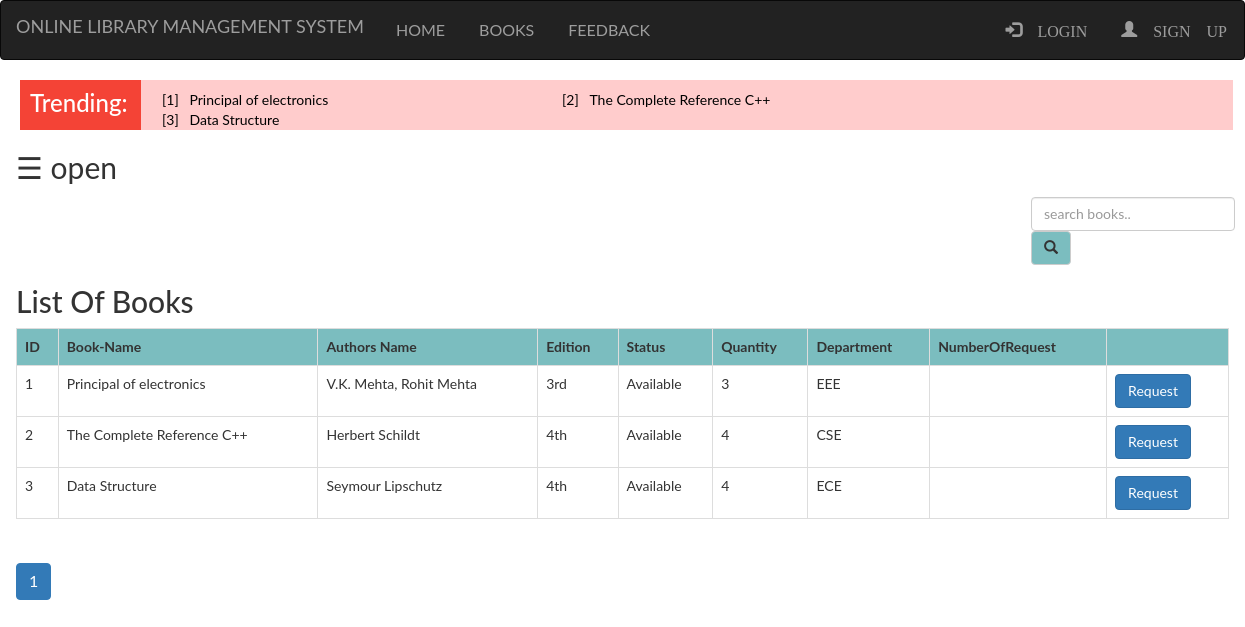
/books.php, run on an earlier commit of the app's database.
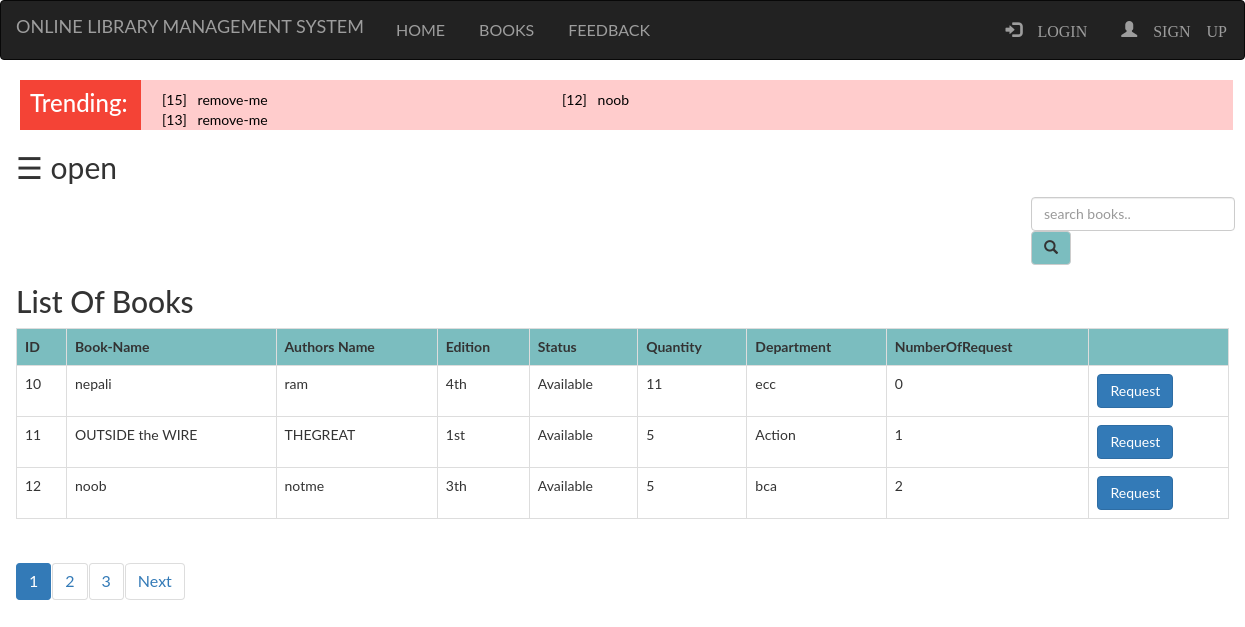
And on a later commit of the database.
### tables this page shows
CREATE TABLE `books` (
  `bid` int(100) NOT NULL,
  `name` varchar(100) NOT NULL,
  `authors` varchar(100) NOT NULL,
  `edition` varchar(100) NOT NULL,
  `status` varchar(100) NOT NULL,
  `quantity` int(100) NOT NULL,
  `department` varchar(100) NOT NULL,
  `bcount` int(100) NOT NULL
);

### books.php (the view, shortened to what this page needs)
<?php
  include "navbar.php";
?>
<!DOCTYPE html>
<html>
<head>
</head>
<body>
	<?php
		$b=mysqli_query($db,'SELECT * FROM books order by bcount desc limit 0,3 ;');
	?>
<div id="trend">
<div style="width: 99%; height: 50px; margin-top: -20; padding-left: 20px;">
<div style="background-color: #f44336; padding: 10px; width: 10%;height: 50px; float: left;" >
<h3 style="color: white; margin-top: 0px;">Trending:</h3>
</div>
<div style="background-color: #ffcccc; width:90%; height:50px; float:left; padding:10px;">
<table>
<?php
			while($b2=mysqli_fetch_assoc($b))
			{
				echo "<tr style='color: black; width: 400px; margin-top: 0px; float: left;'	>";
				echo "<td>"; echo "&nbsp&nbsp [".$b2['bid']."] &nbsp&nbsp" ; echo "</td>";
				echo "<td>"; echo $b2['name']; echo "</td>";
			}
	?>
</table>
</div>
</div>
</div>
<div id="main">
  <span style="font-size:30px;cursor:pointer" onclick="openNav()">&#9776; open</span>
	<div class="srch">
		<form class="navbar-form" method="post" name="form1">
				<input class="form-control" type="text" name="search" placeholder="search books.." required="">
				<button style="background-color: #6db6b9e6;" type="submit" name="submit" class="btn btn-default">
					<span class="glyphicon glyphicon-search"></span>
				</button>
		</form>
	</div>
	<h2>List Of Books</h2>
	<?php
		if(isset($_POST['submit']))
		{
			$q=mysqli_query($db,"SELECT * from books where name like '%$_POST[search]%' OR authors like '%$_POST[search]%' OR bid like '%$_POST[search]%' OR department like '%$_POST[search]%'");
			if(mysqli_num_rows($q)==0)
			{
				echo "Sorry! No book found. Try searching again.";
			}
			else
			{
		echo "<table class='table table-bordered table-hover' >";
			echo "<tr style='background-color: #6db6b9e6;'>";
				echo "<th>"; echo "ID";	echo "</th>";
				echo "<th>"; echo "Book-Name";  echo "</th>";
				echo "<th>"; echo "Authors Name";  echo "</th>";
				echo "<th>"; echo "Edition";  echo "</th>";
				echo "<th>"; echo "Status";  echo "</th>";
				echo "<th>"; echo "Quantity";  echo "</th>";
				echo "<th>"; echo "Department";  echo "</th>";
				echo "<th>"; echo "NumberOfRequest";  echo "</th>";
				echo "<th>"; echo "";  echo "</th>";
			echo "</tr>";
			while($row=mysqli_fetch_assoc($q))
			{
				echo "<tr>";
				echo "<td>"; echo $row['bid']; echo "</td>";
				echo "<td>"; echo $row['name']; echo "</td>";
				echo "<td>"; echo $row['authors']; echo "</td>";
				echo "<td>"; echo $row['edition']; echo "</td>";
				echo "<td>"; echo $row['status']; echo "</td>";
				echo "<td>"; echo $row['quantity']; echo "</td>";
				echo "<td>"; echo $row['department']; echo "</td>";
				echo "<td>"; echo $row['bcount']; echo "</td>";
				echo "<td>"; echo "<form method='post'><button type='submit' name='submit1' class='btn btn-primary' value=" . $row['bid'] . "> Request </button></form>";  echo "</td>";
				echo "</tr>";
			}
		echo "</table>";
			}
		}
		else
		{
			$limit = 3;
			if(isset($_GET['page'])){
			$page=$_GET['page'];}else{$page=1;
			}
			$offset = ($page - 1)* $limit;
			$res=mysqli_query($db,"SELECT * FROM `books` ORDER BY `books`.`bid` ASC LIMIT {$offset},{$limit};");
		echo "<table class='table table-bordered table-hover' >";
			echo "<tr style='background-color: #6db6b9e6;'>";
				echo "<th>"; echo "ID";	echo "</th>";
				echo "<th>"; echo "Book-Name";  echo "</th>";
				echo "<th>"; echo "Authors Name";  echo "</th>";
				echo "<th>"; echo "Edition";  echo "</th>";
				echo "<th>"; echo "Status";  echo "</th>";
				echo "<th>"; echo "Quantity";  echo "</th>";
				echo "<th>"; echo "Department";  echo "</th>";
				echo "<th>"; echo "NumberOfRequest";  echo "</th>";
				echo "<th>"; echo "";  echo "</th>";
			echo "</tr>";
			while($row=mysqli_fetch_assoc($res))
			{
				echo "<tr>";
				echo "<td>"; echo $row['bid']; echo "</td>";
				echo "<td>"; echo $row['name']; echo "</td>";
				echo "<td>"; echo $row['authors']; echo "</td>";
				echo "<td>"; echo $row['edition']; echo "</td>";
				echo "<td>"; echo $row['status']; echo "</td>";
				echo "<td>"; echo $row['quantity']; echo "</td>";
				echo "<td>"; echo $row['department']; echo "</td>";
				echo "<td>"; echo $row['bcount']; echo "</td>";
				echo "<td>"; echo "<form method='post'><button type='submit' name='submit1' class='btn btn-primary' value=" . $row['bid'] . "> Request </button></form>";  echo "</td>";
				echo "</tr>";
			}
		echo "</table>";
		$res1=mysqli_query($db,"SELECT * FROM `books` ORDER BY `books`.`bid` ASC;");
		if(mysqli_num_rows($res1) > 0){
			$total_records = mysqli_num_rows($res1);
			$total_page = ceil($total_records / $limit);
			echo '<ul class="pagination admin-pagination" style=color:red;>';
			for($i = 1; $i <= $total_page; $i++){
				if($i == $page){
					$active= "active";
				}
				else{
					$active="";
				}
				echo '<li class ="'.$active.'"><a href="books.php?page='.$i.'">'.$i.'</a></li>';
			}
			if($total_page > $page){
				echo '<li><a href="books.php?page='.($page + 1).'">Next</a></li>';
			}
			echo '</ul>';
		}
		}
				?>
</div>
</body>
</html>

### navbar.php (shortened to what this page needs)
<!DOCTYPE html>
<html>
<head>
	  <link rel="stylesheet" type="text/css" href="style.css">
  <link rel="stylesheet" href="bootstrap/css/bootstrap.min.css" >
</head>
<body>
	    <nav class="navbar navbar-inverse">
      <div class="container-fluid">
          <div class="navbar-header">
            <a class="navbar-brand active">ONLINE LIBRARY MANAGEMENT SYSTEM</a>
          </div>
          <ul class="nav navbar-nav">
            <li><a href="index.php">HOME</a></li>
            <li><a href="books.php">BOOKS</a></li>
            <li><a href="feedback.php">FEEDBACK</a></li>
          </ul>
          <?php
            if(isset($_SESSION['login_user']))
            {
          ?>
                <ul class="nav navbar-nav">
                  <li><a href="profile.php">PROFILE</a></li>
<!--                  <li><a href="fine.php">FINES</a></li>
 -->
                </ul>
                <ul class="nav navbar-nav navbar-right">
                  <li><a href="">
                    <div style="color: white">
                      <?php
                        echo "<img class='img-circle profile_img' height=30 width=30 src='images/".$_SESSION['pic']."'>";
                        echo " ".$_SESSION['login_user'];
                      ?>
                    </div>
                  </a></li>
                  <li><a href="logout.php"><span class="glyphicon glyphicon-log-out"> LOGOUT</span></a></li>
                </ul>
              <?php
            }
            else
            {   ?>
              <ul class="nav navbar-nav navbar-right">
                <li><a href="login.php"><span class="glyphicon glyphicon-log-in"> LOGIN</span></a></li>
                <li><a href="registration.php"><span class="glyphicon glyphicon-user"> SIGN UP</span></a></li>
              </ul>
                <?php
            }
          ?>
      </div>
    </nav>
</body>
</html>

### style.css (style rules this page uses)
html, body, div, span, object, iframe, h1, h2, h3, h4, h5, h6, p, blockquote, pre, abbr, address, cite, code, del, dfn, em, img, ins, kbd, q, samp, small, strong, sub, sup, var, b, i, dl, dt, dd, ol, ul, li, fieldset, form, label, legend, table, caption, tbody, tfoot, thead, tr, th, td, article, aside, canvas, details, figcaption, figure, footer, header, hgroup, menu, nav, section, summary, time, mark, audio, video { margin:0; padding:0; border:0; outline:0; font-size:100%; vertical-align:baseline; background:transparent; }
body { line-height:1; }
article,aside,details,figcaption,figure, footer,header,hgroup,menu,nav,section { display:block; }
nav ul { list-style:none; }
a { margin:0; padding:0; font-size:100%; vertical-align:baseline; background:transparent; }
table { border-collapse:collapse; border-spacing:0; }
input, select { vertical-align:middle; }
li a { border: none; color: white; padding: 16px 12px; font-size: 16px; text-decoration: none; margin: 4px 2px; border-radius: 10%; transition: 0.3s; }
input { height: 25px; width: 300px; }

### books.php (style rules this page uses)
.srch { padding-left: 1000px; }
body { font-family: "Lato", sans-serif; transition: background-color .5s; }
#main { transition: margin-left .5s; padding: 16px; }

What changed in the data, as far as the page shows it:
removed books: bid "1", name "Principal of electronics", authors "V.K. Mehta, Rohit Mehta", edition "3rd", status "Available", quantity "3", department "EEE"
removed books: bid "2", name "The Complete Reference C++", authors "Herbert Schildt", edition "4th", status "Available", quantity "4", department "CSE"
removed books: bid "3", name "Data Structure", authors "Seymour Lipschutz", edition "4th", status "Available", quantity "4", department "ECE"
added books: bid "15", name "remove-me", shown under "Trending:"
added books: bid "12", name "noob", authors "notme", edition "3th", status "Available", quantity "5", department "bca", bcount "2"
added books: bid "13", name "remove-me", shown under "Trending:"
added books: bid "10", name "nepali", authors "ram", edition "4th", status "Available", quantity "11", department "ecc", bcount "0", shown under "List Of Books"
added books: bid "11", name "OUTSIDE the WIRE", authors "THEGREAT", edition "1st", status "Available", quantity "5", department "Action", bcount "1", shown under "List Of Books"
Also different on the page:
new list line: "2"
new list line: "3"
text now shown: "Next"
